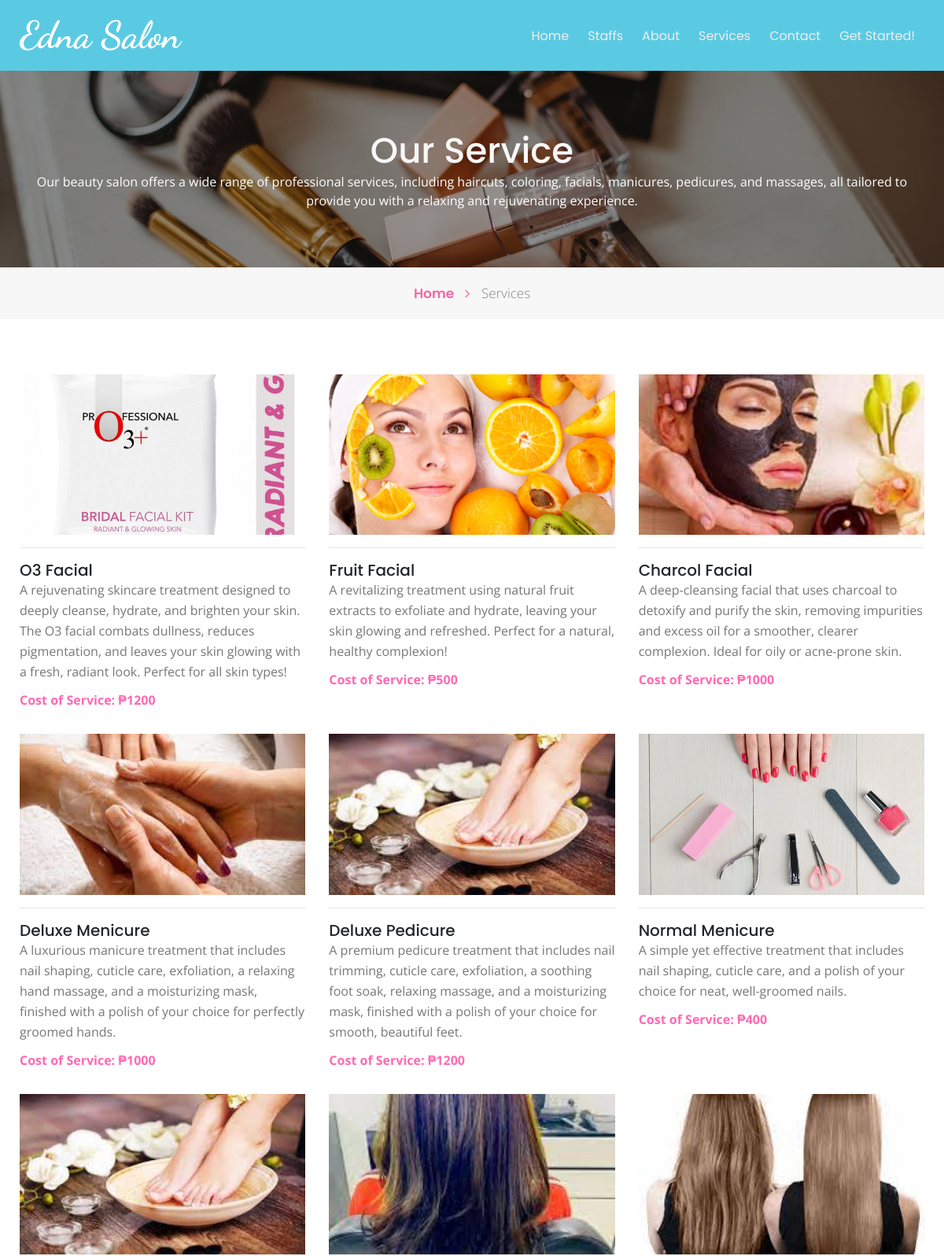
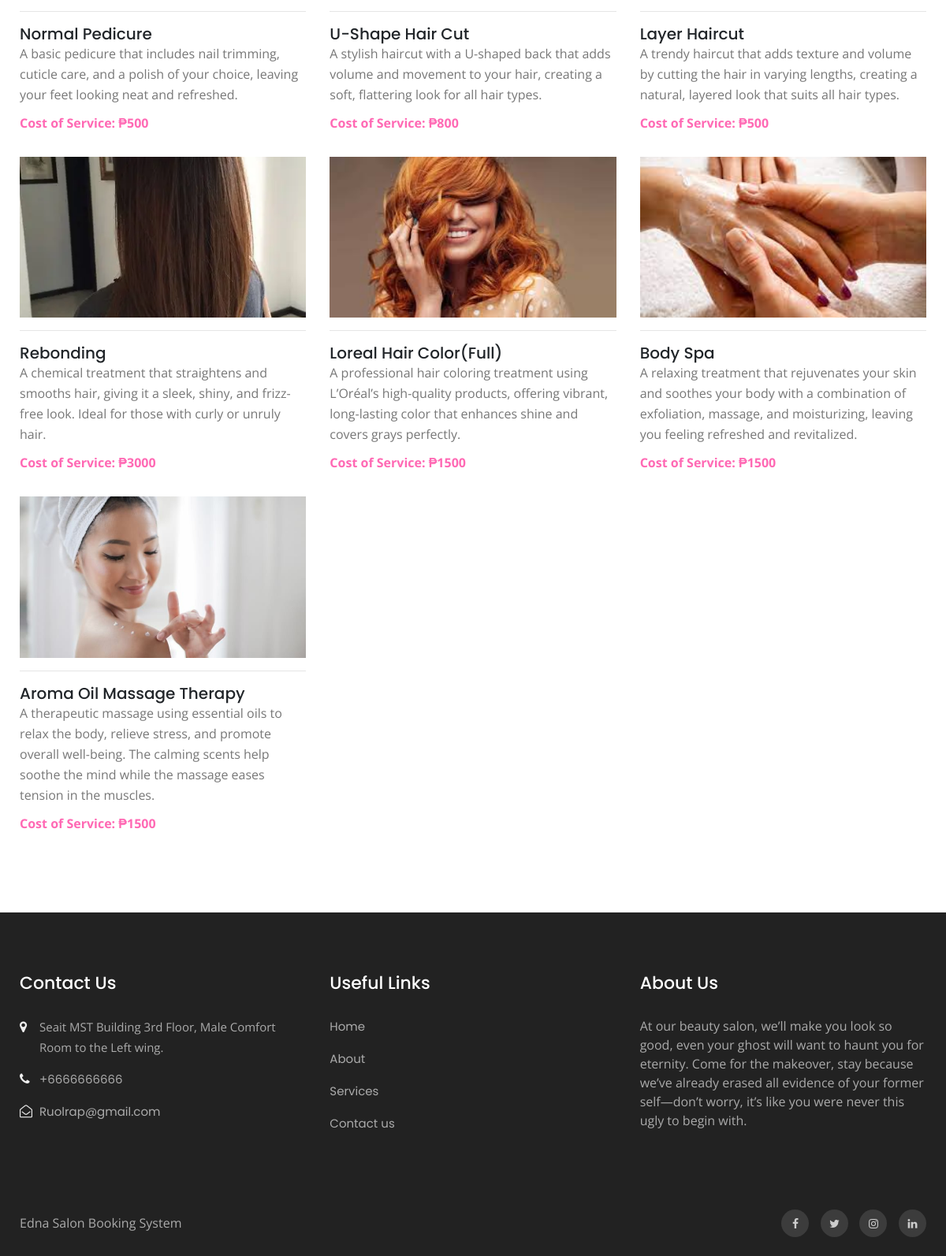
Screenshot of /bpms/services.php with the database file from the repository (2 pictures, top to bottom).
### tables this page shows
CREATE TABLE `tblservices` (
  `ID` int(10) NOT NULL,
  `ServiceName` varchar(200) DEFAULT NULL,
  `ServiceDescription` mediumtext DEFAULT NULL,
  `Cost` int(10) DEFAULT NULL,
  `Image` varchar(200) DEFAULT NULL,
  `CreationDate` timestamp NULL DEFAULT current_timestamp()
);

CREATE TABLE `tblpage` (
  `ID` int(10) NOT NULL,
  `PageType` varchar(200) DEFAULT NULL,
  `PageTitle` mediumtext DEFAULT NULL,
  `PageDescription` mediumtext DEFAULT NULL,
  `Email` varchar(200) DEFAULT NULL,
  `MobileNumber` bigint(10) DEFAULT NULL,
  `UpdationDate` date DEFAULT NULL,
  `Timing` varchar(200) NOT NULL
);

### bpms/services.php (the view, shortened to what this page needs)
<!doctype html>
<html lang="en">
  <head>
    <link rel="stylesheet" href="assets/css/style-starter.css">
  </head>
  <body id="home">
<?php include_once('includes/header.php');?>
<section class="w3l-inner-banner-main">
    <div class="about-inner services ">
        <div class="container">
            <div class="main-titles-head text-center">
            <h3 class="header-name ">
                Our Service
            </h3>
            <p style="color:white;">Our beauty salon offers a wide range of professional services, including haircuts, coloring, facials, manicures, pedicures, and massages, all tailored to provide you with a relaxing and rejuvenating experience.</p>
        </div>
</div>
</div>
<div class="breadcrumbs-sub">
<div class="container">
<ul class="breadcrumbs-custom-path">
    <li class="right-side propClone"><a href="index.php" class="">Home <span class="fa fa-angle-right" aria-hidden="true"></span></a> <p></li>
    <li class="active ">Services</li>
</ul>
</div>
</div>
</section>
<section class="w3l-recent-work-hobbies" >
    <div class="recent-work ">
        <div class="container">
            <div class="row about-about">
                <?php
$ret=mysqli_query($con,"select * from  tblservices");
while ($row=mysqli_fetch_array($ret)) {
?>
<div class="col-lg-4 col-md-6 col-sm-6 propClone">
    <div class="service-image-container" style="width: 100%; padding-top: 56.25%; position: relative; overflow: hidden;">
        <img src="admin/images/<?php echo $row['Image']?>" alt="product" style="position: absolute; top: 0; left: 0; width: 100%; height: 100%; object-fit: cover;">
    </div>
    <div class="about-grids ">
        <hr>
        <h5 class="para"><?php  echo $row['ServiceName'];?></h5>
        <p class="para "><?php  echo $row['ServiceDescription'];?> </p>
       <b> <p class="para " style="color: hotpink; padding:10px 0px 30px 0px;"> Cost of Service: ₱<?php  echo $row['Cost'];?> </p></b>
    </div>
</div>
                <br><?php
}?>
            </div>
        </div>
    </div>
</section>
<?php include_once('includes/footer.php');?>
</body>
</html>

### bpms/includes/header.php (shortened to what this page needs)
<section class="w3l-header-4 header-sticky">
    <header class="absolute-top">
        <div class="container">
            <nav class="navbar navbar-expand-lg navbar-light">
                <h1 class="mb-0">
    <a class="navbar-brand" href="index.php" style="font-family: 'Dancing Script', cursive; font-size: 3rem;">
        Edna Salon
    </a>
</h1>
                <div class="collapse navbar-collapse justify-content-end" id="navbarNav">
                    <ul class="navbar-nav">
                        <li class="nav-item">
                            <a class="nav-link" href="index.php">Home <span class="sr-only">(current)</span></a>
                        </li>
                        <li class="nav-item">
                            <a class="nav-link" href="staff.php">Staffs</a>
                        </li>
                        <li class="nav-item">
                            <a class="nav-link" href="about.php">About</a>
                        </li>
                        <li class="nav-item">
                            <a class="nav-link" href="services.php">Services</a>
                        </li>
                        <li class="nav-item">
                            <a class="nav-link" href="contact.php">Contact</a>
                        </li>
                        <?php if (strlen($_SESSION['bpmsuid']) == 0) { ?>
                            <li class="nav-item">
                                <a class="nav-link" href="login.php">Get started!</a>
                            </li>
                        <?php } ?>
                    </ul>
                </div>
            </nav>
        </div>
    </header>
</section>

### bpms/includes/footer.php (shortened to what this page needs)
<section class="w3l-footer-29-main">
    <div class="footer-29 py-5">
      <div class="container py-lg-4">
        <div class="row footer-top-29">
          <div class="col-lg-4 col-md-6 col-sm-8 footer-list-29 footer-1">
            <h6 class="footer-title-29">Contact Us</h6>
            <ul>
              <?php
$ret=mysqli_query($con,"select * from tblpage where PageType='contactus' ");
while ($row=mysqli_fetch_array($ret)) {
?>
              <li>
                <span class="fa fa-map-marker"></span> <p><?php  echo $row['PageDescription'];?>.</p>
              </li>
              <li><span class="fa fa-phone"></span><a href="tel:+7-800-999-800"> +<?php  echo $row['MobileNumber'];?></a></li>
              <li><span class="fa fa-envelope-open-o"></span><a href="mailto:parlour@mail.com" class="mail">
                  <?php  echo $row['Email'];?></a></li><?php } ?>
            </ul>
          </div>
          <div class="col-lg-4 col-md-6 col-sm-4 footer-list-29 footer-2 ">
            <ul>
              <h6 class="footer-title-29">Useful Links</h6>
              <li><a href="index.php">Home</a></li>
              <li><a href="about.php">About</a></li>
              <li><a href="services.php"> Services</a></li>
              <li><a href="contact.php">Contact us</a></li>
            </ul>
          </div>
          <div class="col-lg-4 col-md-6 col-sm-7 footer-list-29 footer-4">
            <?php
$ret=mysqli_query($con,"select * from tblpage where PageType='aboutus' ");
while ($row=mysqli_fetch_array($ret)) {
?>
            <h6 class="footer-title-29"><?php  echo $row['PageTitle'];?> </h6>
            <p><?php  echo $row['PageDescription'];?></p><?php } ?>
          </div>
        </div>
      </div>
    </div>
  </section>
  <section class="w3l-footer-29-main w3l-copyright">
    <div class="container">
      <div class="row bottom-copies">
        <p class="col-lg-8 copy-footer-29"> Edna Salon Booking System </p>
        <div class="col-lg-4 main-social-footer-29">
          <a href="#facebook" class="facebook"><span class="fa fa-facebook"></span></a>
          <a href="#twitter" class="twitter"><span class="fa fa-twitter"></span></a>
          <a href="#instagram" class="instagram"><span class="fa fa-instagram"></span></a>
          <a href="#linkedin" class="linkedin"><span class="fa fa-linkedin"></span></a>
        </div>
      </div>
    </div>
  </section>

### rows the page displays
tblservices: Image (picture), ServiceName "O3 Facial", ServiceDescription "A rejuvenating skincare treatment designed to deeply cleanse, hydrate, and brighten your skin. The O3 facial combats dullness, reduces pigmentation, and leaves your skin glowing with a fresh, radiant look. Perfect for all skin types!", Cost "1200"
tblservices: Image (picture), ServiceName "Fruit Facial", ServiceDescription "A revitalizing treatment using natural fruit extracts to exfoliate and hydrate, leaving your skin glowing and refreshed. Perfect for a natural, healthy complexion!", Cost "500"
tblservices: Image (picture), ServiceName "Charcol Facial", ServiceDescription "A deep-cleansing facial that uses charcoal to detoxify and purify the skin, removing impurities and excess oil for a smoother, clearer complexion. Ideal for oily or acne-prone skin.", Cost "1000"
tblservices: Image (picture), ServiceName "Deluxe Menicure", ServiceDescription "A luxurious manicure treatment that includes nail shaping, cuticle care, exfoliation, a relaxing hand massage, and a moisturizing mask, finished with a polish of your choice for perfectly groomed hands.", Cost "1000"
tblservices: Image (picture), ServiceName "Deluxe Pedicure", ServiceDescription "A premium pedicure treatment that includes nail trimming, cuticle care, exfoliation, a soothing foot soak, relaxing massage, and a moisturizing mask, finished with a polish of your choice for smooth, beautiful feet.", Cost "1200"
tblservices: Image (placeholder picture), ServiceName "Normal Menicure", ServiceDescription "A simple yet effective treatment that includes nail shaping, cuticle care, and a polish of your choice for neat, well-groomed nails.", Cost "400"
tblservices: Image (picture), ServiceName "Normal Pedicure", ServiceDescription "A basic pedicure that includes nail trimming, cuticle care, and a polish of your choice, leaving your feet looking neat and refreshed.", Cost "500"
tblservices: Image (picture), ServiceName "U-Shape Hair Cut", ServiceDescription "A stylish haircut with a U-shaped back that adds volume and movement to your hair, creating a soft, flattering look for all hair types.", Cost "800"
tblservices: Image (picture), ServiceName "Layer Haircut", ServiceDescription "A trendy haircut that adds texture and volume by cutting the hair in varying lengths, creating a natural, layered look that suits all hair types.", Cost "500"
tblservices: Image (picture), ServiceName "Rebonding", ServiceDescription "A chemical treatment that straightens and smooths hair, giving it a sleek, shiny, and frizz-free look. Ideal for those with curly or unruly hair.", Cost "3000"
tblservices: Image (picture), ServiceName "Loreal Hair Color(Full)", ServiceDescription "A professional hair coloring treatment using L’Oréal’s high-quality products, offering vibrant, long-lasting color that enhances shine and covers grays perfectly.", Cost "1500"
tblservices: Image (picture), ServiceName "Body Spa", ServiceDescription "A relaxing treatment that rejuvenates your skin and soothes your body with a combination of exfoliation, massage, and moisturizing, leaving you feeling refreshed and revitalized.", Cost "1500"
tblservices: Image (picture), ServiceName "Aroma Oil Massage Therapy", ServiceDescription "A therapeutic massage using essential oils to relax the body, relieve stress, and promote overall well-being. The calming scents help soothe the mind while the massage eases tension in the muscles.", Cost "1500"
tblpage: PageDescription "Seait MST Building 3rd Floor, Male Comfort Room to the Left wing", MobileNumber "6666666666", Email "Ruolrap@gmail.com"
tblpage: PageTitle "About Us", PageDescription "At our beauty salon, we’ll make you look so good, even your ghost will want to haunt you for eternity. Come for the makeover, stay because we’ve already erased all evidence of your former self—don’t worry, it’s like you were never this ugly to begin with."
